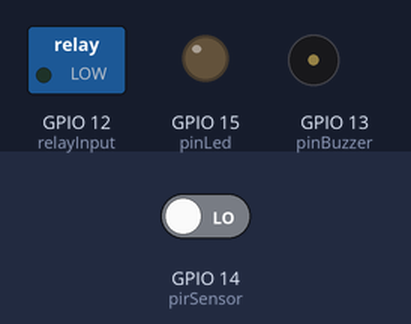
Recording of a sketch running on a simulated ESP8266 (NodeMCU). Shown: switched loads named in the sketch (green lamp = pin HIGH), output pins drawn as LEDs (lit = HIGH), buzzer (waves = sounding). Inputs (shaded band) come from the test bench; at power-on: GPIO 14 (pirSensor) LOW. WiFi joins after 1.5 s; servers stay silent unless stated; what the sketch prints to the serial monitor is not drawn.

Above: at 3.2 s.
3.3 s: GPIO 14 (pirSensor) driven HIGH
At 4.5 s:
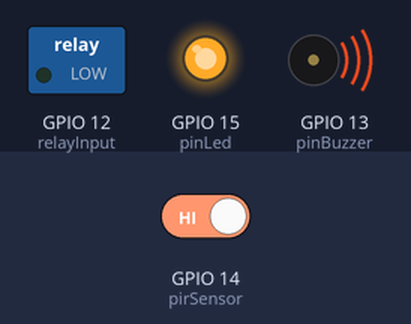
At 7.9 s:
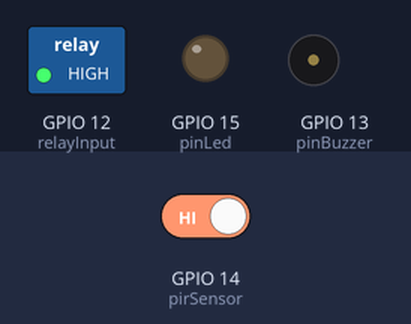
8.0 s: GPIO 14 (pirSensor) driven LOW
At 10.8 s:
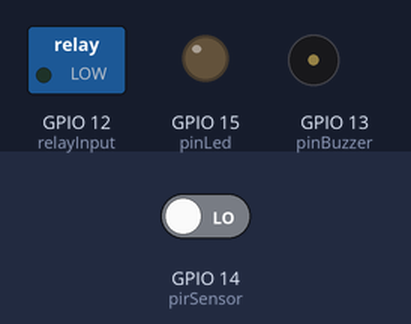
Timing chart, 0 to 12.3 s (numbered marks = the images above; inputs shaded):
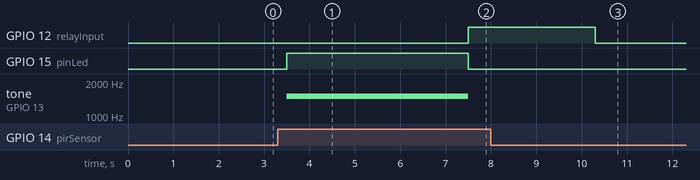

The sketch:

PIR_ESP8266_BUSHBULLET.ino
```cpp
/*
 * SENSOR_PIR_BUZZER_ESP8266_BUSHBULLET_Portão_GARAGEM_ABERTO
 * PIR SENSOR
 * VCC----VCC
 * GND----GNC
 * OUT-----D5
 */


#include "ESP8266WiFi.h"
const char WEBSITE[] = "api.pushingbox.com";    //pushingbox API server
const String devid1 = "v75142156D6087CD";       //Sensor PIR alarme Portão GARAGEM Aberto


const char* ssid = "XXXXXXXXXXXX";
const char* password =  "XXXXXXXXXXXXX";

void Janela();
int pinLed = 15;// GPIO15------D8
int pinBuzzer = 13;// GPIO13----D7
int pirSensor = 14;// GPIO14----D5
int relayInput = 12;//GPIO12---D6

void setup() {
   Serial.begin(115200);
     pinMode(pinBuzzer,OUTPUT);
      pinMode(pinLed,OUTPUT);
  pinMode(pirSensor, INPUT);
  pinMode(relayInput, OUTPUT);
  Serial.print("Connecting to SSID: ");
  Serial.println(ssid);
  WiFi.begin(ssid, password);

  while (WiFi.status() != WL_CONNECTED) //not connected,..waiting to connect
    {
      delay(1000);
      Serial.print(".");
    }


}
void loop() {
  int sensorValue = digitalRead(pirSensor);
  if (sensorValue == 1) {
     Janela();
     ligarAlarme();
    digitalWrite(relayInput, HIGH); // The Relay Input works Inversly
     delay(2800);
      digitalWrite(relayInput, LOW); // The Relay Input works Inversly
  }
   else
   {
    desligarAlarme();
  }
}


void Janela(){
  WiFiClient client;  //------Instantiate WiFi object

    //-------Start or API service using our WiFi Client through PushingBox
    if (client.connect(WEBSITE, 80))
      {
         client.print("GET /pushingbox?devid=" + devid1
         );

      client.println(" HTTP/1.1");
      client.print("Host: ");
      client.println(WEBSITE);
      client.println("User-Agent: ESP8266/1.0");
      client.println("Connection: close");
      client.println();
      }
      Serial.println("Janela");
}

void ligarAlarme() {
  //Ligando o led
  digitalWrite(pinLed, HIGH);

  //Ligando o buzzer com uma frequencia de 1500 hz.
  tone(pinBuzzer,1500);

  delay(4000); //tempo que o led fica acesso e o buzzer toca

  desligarAlarme();
}

void desligarAlarme() {
  //Desligando o led
  digitalWrite(pinLed, LOW);

  //Desligando o buzzer
  noTone(pinBuzzer);
}
```

Measured:
- after the input at 3.3 s, GPIO 12 (relayInput): LOW → HIGH after 4.2 s; GPIO 15 (pinLed): LOW → HIGH after 0.20 s, → LOW 4.0 s later; tone on GPIO 13 (pinBuzzer): silent → 1500 Hz after 0.20 s, → silent 4.0 s later
- after the input at 8.0 s, GPIO 12 (relayInput): goes on until 10.3 s, then stays LOW; GPIO 15 (pinLed): stays LOW (without the input it goes to HIGH after 2.5 s); tone on GPIO 13 (pinBuzzer): stays silent (without the input it goes to 1500 Hz after 2.5 s)
